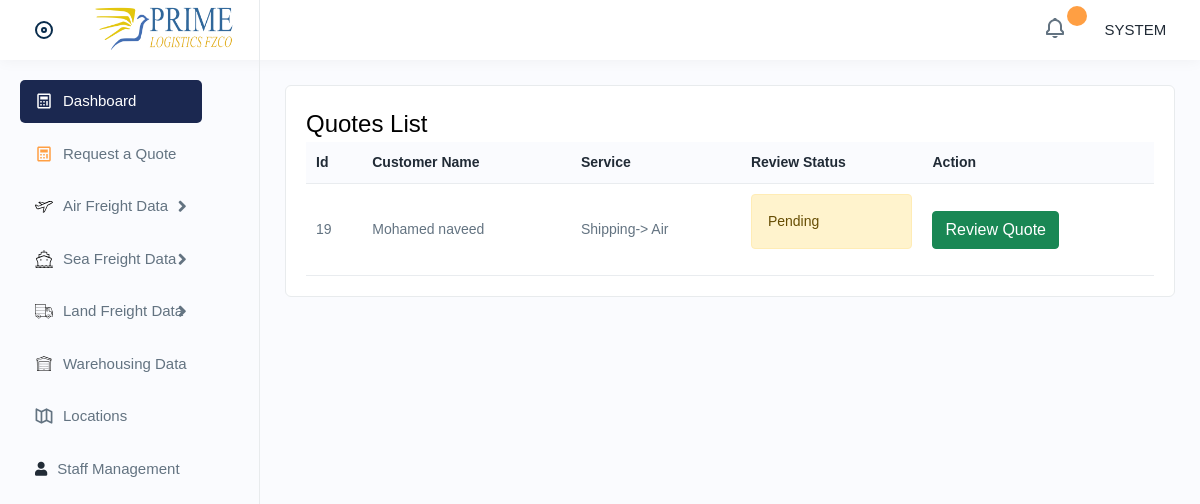
The app's page /index.php (signed in) with its own data.
### tables this page shows
CREATE TABLE `tbl_quote` (
  `q_id` int(11) NOT NULL,
  `c_id` int(11) NOT NULL,
  `q_profit` double NOT NULL,
  `q_validity` date NOT NULL,
  `q_service` int(2) NOT NULL,
  `q_status` int(1) NOT NULL,
  `u_id` int(11) NOT NULL
);

CREATE TABLE `tbl_customer_info` (
  `c_id` int(11) NOT NULL,
  `c_name` varchar(255) NOT NULL,
  `c_company` varchar(255) NOT NULL,
  `country_id` int(11) NOT NULL,
  `state_id` int(11) NOT NULL,
  `city_id` int(11) NOT NULL,
  `c_address` text NOT NULL,
  `u_phone` varchar(20) NOT NULL,
  `c_email` varchar(150) NOT NULL
);

### index.php (the view, shortened to what this page needs)
<?php include 'layouts/header.php'; ?>
<?php include 'layouts/sidebar.php'; ?>
<div class="page-wrapper">
	<div class="content">
		<div class="card">
			<div class="card-body">
				<h3>Quotes List</h3>
				<table class="table  datanew">
					<thead>
						<tr>
							<th>Id</th>
							<th>Customer Name</th>
							<th>Service</th>
							<th>Review Status</th>
							<th>Action</th>
						</tr>
					</thead>
					<tbody>
						<?php
							$sql_list = "SELECT * FROM tbl_quote";
							$rs_list = $conn->query($sql_list);
							if($rs_list->num_rows > 0){
								while($row = $rs_list->fetch_assoc()){
									$cid = $row['c_id'];
									$ser_t = $row['q_service'];
									$st = $row['q_status'];
									$link = 0;
									if($ser_t == 1){
										$link ="quote_breakdown_air.php?q_id=".$row['q_id'];
									}
						 ?>
						<tr>
							<td><?= $row['q_id'] ?></td>
							<td><?= getDataBack($conn,'tbl_customer_info','c_id',$cid,'c_name') ?></td>
							<td>
															<?= getServiceType($ser_t); ?> </td>
							<td>
								<?= getQuoteStatus($st); ?>
							</td>
							<td> <a href="<?= $link ?>" class="btn btn-success" style="color:#fff;">Review Quote</a> </td>
						</tr>
					<?php } } ?>
					</tbody>
				</table>
			</div>
		</div>
	</div>
</div>
</body>
</html>

### backend/conn.php (shortened to what this page needs)
<?php
function getServiceType($s_type){
  if($s_type == 1){
    return "Shipping-> Air";
  }
}
function getQuoteStatus($status){
  if($status == 0){
    return "<div class='alert alert-warning'>
    									Pending
    								</div>";
  }
  elseif ($status == 2) {
    return "<div class='alert alert-primary'>
                      Quote Sent To Customer
                    </div>";
  }
  elseif ($status == 3) {
    return "<div class='alert alert-success'>
                      Quote Accepted By Customer
                    </div>";
  }
  elseif ($status == 4) {
    return "<div class='alert alert-secondary'>
                      On Process By Staff
                    </div>";
  }
  else {
    return "<div class='alert alert-danger'>
                      Something Went Wrong
                    </div>";
  }
}
function getDataBack($conn,$table,$col_id,$id,$coulmn){
  $sql = "SELECT * FROM $table WHERE $col_id = '$id'";
  $rs = $conn->query($sql);
  if ($rs->num_rows > 0) {
    $row = $rs->fetch_assoc();
    return $row[$coulmn];
  }
}
?>

### records on screen
tbl_quote: q_id "19", c.c_name "Mohamed naveed", q_service "Shipping-> Air", q_status "Pending"
